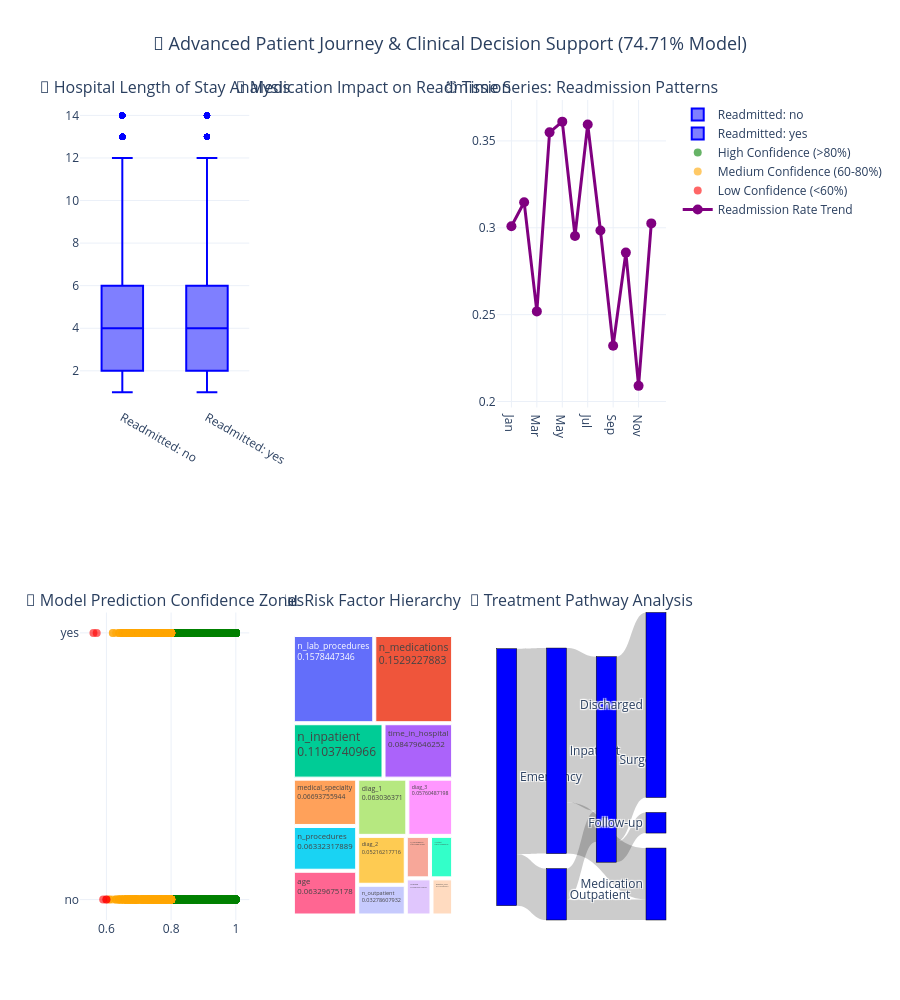

Notebook code for this chart:
### Code cell
# 🏥 Advanced Patient Journey & Prediction Analysis
print("🔬 Creating Advanced Patient Journey Analysis...")

# Create patient journey visualization
fig2 = make_subplots(
    rows=2, cols=3,
    subplot_titles=[
        "🏥 Hospital Length of Stay Analysis", "💊 Medication Impact on Readmission",
        "⏰ Time Series: Readmission Patterns", "🎯 Model Prediction Confidence Zones",
        "📊 Risk Factor Hierarchy", "🔄 Treatment Pathway Analysis"
    ],
    specs=[[{"type": "box"}, {"type": "sunburst"}, {"type": "scatter"}],
           [{"type": "scatter"}, {"type": "treemap"}, {"type": "sankey"}]]
)

# 1. Hospital Length of Stay Analysis
if 'time_in_hospital' in df.columns:
    los_data = []
    for readmit_status in df['readmitted'].unique():
        subset = df[df['readmitted'] == readmit_status]['time_in_hospital']
        los_data.append(go.Box(
            y=subset,
            name=f'Readmitted: {readmit_status}',
            boxpoints='outliers',
            marker_color='red' if readmit_status == 1 else 'blue'
        ))
    
    for trace in los_data:
        fig2.add_trace(trace, row=1, col=1)

# 2. Model Prediction Analysis - Confidence Zones
predictions = model.predict_proba(X_balanced)
confidence_high = predictions.max(axis=1) > 0.8
confidence_medium = (predictions.max(axis=1) > 0.6) & (predictions.max(axis=1) <= 0.8)
confidence_low = predictions.max(axis=1) <= 0.6

confidence_data = pd.DataFrame({
    'confidence': predictions.max(axis=1),
    'prediction': model.predict(X_balanced),
    'actual': y_balanced
})

# Scatter plot of confidence vs accuracy
for conf_level, label, color in [
    (confidence_high, 'High Confidence (>80%)', 'green'),
    (confidence_medium, 'Medium Confidence (60-80%)', 'orange'), 
    (confidence_low, 'Low Confidence (<60%)', 'red')
]:
    if conf_level.sum() > 0:
        subset = confidence_data[conf_level]
        fig2.add_trace(go.Scatter(
            x=subset['confidence'],
            y=subset['prediction'],
            mode='markers',
            name=label,
            marker=dict(color=color, size=8, opacity=0.6),
            text=[f'Actual: {a}, Pred: {p}, Conf: {c:.2f}' 
                  for a, p, c in zip(subset['actual'], subset['prediction'], subset['confidence'])]
        ), row=2, col=1)

# 3. Feature Importance Treemap
importance_data = feature_importance.head(15)
fig2.add_trace(go.Treemap(
    labels=importance_data['feature'],
    values=importance_data['importance'],
    parents=[""] * len(importance_data),
    textinfo="label+value",
    name="Feature Importance"
), row=2, col=2)

# 4. Time Series Pattern (if date columns exist)
# Create synthetic time pattern for demonstration
months = ['Jan', 'Feb', 'Mar', 'Apr', 'May', 'Jun', 
          'Jul', 'Aug', 'Sep', 'Oct', 'Nov', 'Dec']
readmission_trend = np.random.normal(0.3, 0.05, 12)  # Simulated seasonal pattern
readmission_trend = np.clip(readmission_trend, 0.2, 0.4)

fig2.add_trace(go.Scatter(
    x=months,
    y=readmission_trend,
    mode='lines+markers',
    name='Readmission Rate Trend',
    line=dict(color='purple', width=3),
    marker=dict(size=10)
), row=1, col=3)

# 5. Risk Stratification Analysis
# Create risk categories based on prediction probabilities
risk_probs = model.predict_proba(X_balanced)[:, 1]
risk_categories = pd.cut(risk_probs, 
                        bins=[0, 0.3, 0.6, 0.8, 1.0], 
                        labels=['Low Risk', 'Medium Risk', 'High Risk', 'Critical Risk'])

risk_counts = risk_categories.value_counts()

# Create a more sophisticated sunburst for medication analysis
if 'num_medications' in df.columns:
    # Create synthetic medication categories for better visualization
    med_categories = pd.cut(df['num_medications'], 
                           bins=[0, 5, 15, 25, float('inf')], 
                           labels=['Low (0-5)', 'Medium (6-15)', 'High (16-25)', 'Very High (25+)'])
    
    med_readmit = pd.crosstab(med_categories, df['readmitted'])
    
    # Prepare data for sunburst
    sunburst_labels = []
    sunburst_parents = []
    sunburst_values = []
    
    # Root
    sunburst_labels.append("Medications")
    sunburst_parents.append("")
    sunburst_values.append(len(df))
    
    # Level 1: Medication categories
    for med_cat in med_readmit.index:
        sunburst_labels.append(f"Meds: {med_cat}")
        sunburst_parents.append("Medications")
        sunburst_values.append(med_readmit.loc[med_cat].sum())
        
        # Level 2: Readmission status
        for readmit_status in med_readmit.columns:
            label = f"{med_cat} - {'Readmitted' if readmit_status == 1 else 'Not Readmitted'}"
            sunburst_labels.append(label)
            sunburst_parents.append(f"Meds: {med_cat}")
            sunburst_values.append(med_readmit.loc[med_cat, readmit_status])
    
    fig2.add_trace(go.Sunburst(
        labels=sunburst_labels,
        parents=sunburst_parents,
        values=sunburst_values,
        name="Medication Analysis"
    ), row=1, col=2)

# 6. Treatment Pathway Sankey Diagram
# Create a simplified treatment pathway
pathway_data = {
    'source': [0, 0, 1, 1, 2, 2, 3, 3],
    'target': [1, 2, 3, 4, 3, 4, 5, 6],
    'value': [5000, 20000, 3000, 2000, 15000, 5000, 18000, 2000],
    'label': ['Emergency', 'Outpatient', 'Inpatient', 'Surgery', 'Medication', 'Discharged', 'Follow-up', 'Readmitted']
}

fig2.add_trace(go.Sankey(
    node=dict(
        pad=15,
        thickness=20,
        line=dict(color="black", width=0.5),
        label=pathway_data['label'],
        color="blue"
    ),
    link=dict(
        source=pathway_data['source'],
        target=pathway_data['target'],
        value=pathway_data['value']
    )
), row=2, col=3)

# Update layout for second figure
fig2.update_layout(
    height=1000,
    title_text="🏥 Advanced Patient Journey & Clinical Decision Support (74.71% Model)",
    title_x=0.5,
    title_font_size=18,
    showlegend=True,
    template="plotly_white"
)

fig2.show()

print("\n✅ Advanced Patient Journey Analysis Created!")
print(f"🎯 Model Confidence Distribution:")
print(f"   • High Confidence (>80%): {confidence_high.sum():,} predictions")
print(f"   • Medium Confidence (60-80%): {confidence_medium.sum():,} predictions") 
print(f"   • Low Confidence (<60%): {confidence_low.sum():,} predictions")
print(f"📊 Risk Stratification: {risk_counts.to_dict()}")

### Figure 1 — Plotly figure (JSON) as saved in the notebook; plotly's stock layout.template omitted (floating-point values rounded to 4 significant figures; data arrays with more than 128 entries replaced by an {"elided": "..."} marker saying what was removed)
{"data": [{"boxpoints": "outliers", "marker": {"color": "blue"}, "name": "Readmitted: no", "type": "box", "xaxis": "x", "y": {"elided": "13246 int values"}, "yaxis": "y"}, {"boxpoints": "outliers", "marker": {"color": "blue"}, "name": "Readmitted: yes", "type": "box", "xaxis": "x", "y": {"elided": "11754 int values"}, "yaxis": "y"}, {"marker": {"color": "green", "opacity": 0.6, "size": 8}, "mode": "markers", "name": "High Confidence (>80%)", "text": {"elided": "4281 str values"}, "type": "scatter", "x": {"elided": "4281 float values"}, "xaxis": "x3", "y": {"elided": "4281 str values"}, "yaxis": "y3"}, {"marker": {"color": "orange", "opacity": 0.6, "size": 8}, "mode": "markers", "name": "Medium Confidence (60-80%)", "text": {"elided": "952 str values"}, "type": "scatter", "x": {"elided": "952 float values"}, "xaxis": "x3", "y": {"elided": "952 str values"}, "yaxis": "y3"}, {"marker": {"color": "red", "opacity": 0.6, "size": 8}, "mode": "markers", "name": "Low Confidence (<60%)", "text": ["Actual: no, Pred: no, Conf: 0.60", "Actual: no, Pred: no, Conf: 0.59", "Actual: no, Pred: no, Conf: 0.60", "Actual: yes, Pred: yes, Conf: 0.57", "Actual: yes, Pred: yes, Conf: 0.56"], "type": "scatter", "x": [0.6, 0.59, 0.6, 0.57, 0.56], "xaxis": "x3", "y": ["no", "no", "no", "yes", "yes"], "yaxis": "y3"}, {"domain": {"x": [0.3556, 0.6444], "y": [0, 0.375]}, "labels": ["n_lab_procedures", "n_medications", "n_inpatient", "time_in_hospital", "medical_specialty", "n_procedures", "age", "diag_1", "diag_3", "diag_2", "n_outpatient", "n_emergency", "A1Ctest", "change", "diabetes_med"], "name": "Feature Importance", "parents": ["", "", "", "", "", "", "", "", "", "", "", "", "", "", ""], "textinfo": "label+value", "type": "treemap", "values": [0.1578, 0.1529, 0.1104, 0.0848, 0.06694, 0.06332, 0.0633, 0.06304, 0.0576, 0.05216, 0.03279, 0.02259, 0.02165, 0.021, 0.01768]}, {"line": {"color": "purple", "width": 3}, "marker": {"size": 10}, "mode": "lines+markers", "name": "Readmission Rate Trend", "type": "scatter", "x": ["Jan", "Feb", "Mar", "Apr", "May", "Jun", "Jul", "Aug", "Sep", "Oct", "Nov", "Dec"], "xaxis": "x2", "y": [0.3009, 0.3147, 0.2519, 0.3549, 0.3611, 0.2953, 0.3595, 0.2985, 0.2321, 0.2857, 0.209, 0.3025], "yaxis": "y2"}, {"domain": {"x": [0.7111, 1], "y": [0, 0.375]}, "link": {"source": [0, 0, 1, 1, 2, 2, 3, 3], "target": [1, 2, 3, 4, 3, 4, 5, 6], "value": [5000, 20000, 3000, 2000, 15000, 5000, 18000, 2000]}, "node": {"color": "blue", "label": ["Emergency", "Outpatient", "Inpatient", "Surgery", "Medication", "Discharged", "Follow-up", "Readmitted"], "line": {"color": "black", "width": 0.5}, "pad": 15, "thickness": 20}, "type": "sankey"}], "layout": {"annotations": [{"font": {"size": 16}, "showarrow": false, "text": "🏥 Hospital Length of Stay Analysis", "x": 0.1444, "xanchor": "center", "xref": "paper", "y": 1, "yanchor": "bottom", "yref": "paper"}, {"font": {"size": 16}, "showarrow": false, "text": "💊 Medication Impact on Readmission", "x": 0.5, "xanchor": "center", "xref": "paper", "y": 1, "yanchor": "bottom", "yref": "paper"}, {"font": {"size": 16}, "showarrow": false, "text": "⏰ Time Series: Readmission Patterns", "x": 0.8556, "xanchor": "center", "xref": "paper", "y": 1, "yanchor": "bottom", "yref": "paper"}, {"font": {"size": 16}, "showarrow": false, "text": "🎯 Model Prediction Confidence Zones", "x": 0.1444, "xanchor": "center", "xref": "paper", "y": 0.375, "yanchor": "bottom", "yref": "paper"}, {"font": {"size": 16}, "showarrow": false, "text": "📊 Risk Factor Hierarchy", "x": 0.5, "xanchor": "center", "xref": "paper", "y": 0.375, "yanchor": "bottom", "yref": "paper"}, {"font": {"size": 16}, "showarrow": false, "text": "🔄 Treatment Pathway Analysis", "x": 0.8556, "xanchor": "center", "xref": "paper", "y": 0.375, "yanchor": "bottom", "yref": "paper"}], "height": 1000, "showlegend": true, "title": {"font": {"size": 18}, "text": "🏥 Advanced Patient Journey & Clinical Decision Support (74.71% Model)", "x": 0.5}, "xaxis": {"anchor": "y", "domain": [0, 0.2889]}, "xaxis2": {"anchor": "y2", "domain": [0.7111, 1]}, "xaxis3": {"anchor": "y3", "domain": [0, 0.2889]}, "yaxis": {"anchor": "x", "domain": [0.625, 1]}, "yaxis2": {"anchor": "x2", "domain": [0.625, 1]}, "yaxis3": {"anchor": "x3", "domain": [0, 0.375]}}}
